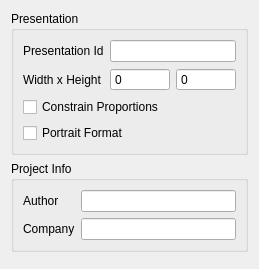
<?xml version="1.0" encoding="UTF-8"?>
<ui version="4.0">
 <class>StudioProjectSettingsPage</class>
 <widget class="QWidget" name="StudioProjectSettingsPage">
  <property name="geometry">
   <rect>
    <x>0</x>
    <y>0</y>
    <width>259</width>
    <height>269</height>
   </rect>
  </property>
  <layout class="QVBoxLayout" name="verticalLayout">
   <item>
    <widget class="QGroupBox" name="groupBox">
     <property name="title">
      <string>Presentation</string>
     </property>
     <layout class="QFormLayout" name="formLayout_2">
      <item row="0" column="0">
       <widget class="QLabel" name="label_2">
        <property name="text">
         <string>Presentation Id</string>
        </property>
        <property name="buddy">
         <cstring>m_PresentationId</cstring>
        </property>
       </widget>
      </item>
      <item row="0" column="1">
       <widget class="QLineEdit" name="m_PresentationId"/>
      </item>
      <item row="1" column="0">
       <widget class="QLabel" name="label">
        <property name="text">
         <string>Width x Height</string>
        </property>
        <property name="buddy">
         <cstring>m_ClientSizeWidth</cstring>
        </property>
       </widget>
      </item>
      <item row="1" column="1">
       <layout class="QHBoxLayout" name="horizontalLayout">
        <item>
         <widget class="QSpinBox" name="m_ClientSizeWidth">
          <property name="buttonSymbols">
           <enum>QAbstractSpinBox::NoButtons</enum>
          </property>
         </widget>
        </item>
        <item>
         <widget class="QSpinBox" name="m_ClientSizeHeight">
          <property name="buttonSymbols">
           <enum>QAbstractSpinBox::NoButtons</enum>
          </property>
         </widget>
        </item>
       </layout>
      </item>
      <item row="2" column="0" colspan="2">
       <widget class="QCheckBox" name="m_checkConstrainProportions">
        <property name="text">
         <string>Constrain Proportions</string>
        </property>
       </widget>
      </item>
      <item row="3" column="0" colspan="2">
       <widget class="QCheckBox" name="m_checkPortraitFormat">
        <property name="text">
         <string>Portrait Format</string>
        </property>
       </widget>
      </item>
     </layout>
    </widget>
   </item>
   <item>
    <widget class="QGroupBox" name="groupBox_2">
     <property name="title">
      <string>Project Info</string>
     </property>
     <layout class="QFormLayout" name="formLayout">
      <item row="0" column="0">
       <widget class="QLabel" name="label_2">
        <property name="text">
         <string>Author</string>
        </property>
        <property name="buddy">
         <cstring>m_Author</cstring>
        </property>
       </widget>
      </item>
      <item row="0" column="1">
       <widget class="QLineEdit" name="m_Author"/>
      </item>
      <item row="1" column="0">
       <widget class="QLabel" name="label_3">
        <property name="text">
         <string>Company</string>
        </property>
        <property name="buddy">
         <cstring>m_Company</cstring>
        </property>
       </widget>
      </item>
      <item row="1" column="1">
       <widget class="QLineEdit" name="m_Company"/>
      </item>
     </layout>
    </widget>
   </item>
   <item>
    <spacer name="verticalSpacer">
     <property name="orientation">
      <enum>Qt::Vertical</enum>
     </property>
     <property name="sizeHint" stdset="0">
      <size>
       <width>20</width>
       <height>0</height>
      </size>
     </property>
    </spacer>
   </item>
  </layout>
 </widget>
 <tabstops>
  <tabstop>m_PresentationId</tabstop>
  <tabstop>m_ClientSizeWidth</tabstop>
  <tabstop>m_ClientSizeHeight</tabstop>
  <tabstop>m_checkConstrainProportions</tabstop>
  <tabstop>m_checkPortraitFormat</tabstop>
  <tabstop>m_Author</tabstop>
  <tabstop>m_Company</tabstop>
 </tabstops>
 <resources/>
 <connections/>
</ui>
